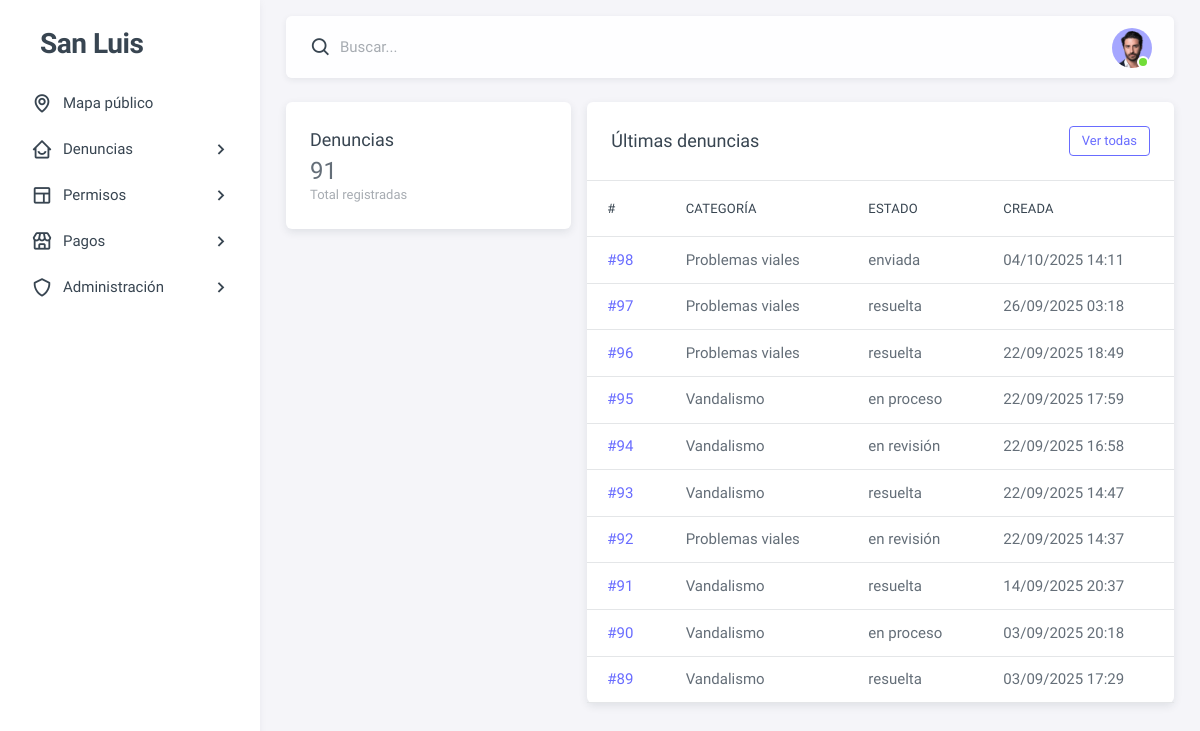
The page /admin-panel/ (signed in) on the database its author committed.
### dashboard/models.py (models this page shows, shortened)
class Denuncia(models.Model):
    ESTADOS = [
        ('enviada', 'Enviada'),
        ('en revisión', 'En revisión'),
        ('en proceso', 'En proceso'),
        ('resuelta', 'Resuelta'),
        ('rechazada', 'Rechazada'),
    ]
    usuario = models.ForeignKey(settings.AUTH_USER_MODEL, on_delete=models.SET_NULL, null=True, blank=True)
    categoria = models.ForeignKey('CategoriaDenuncia', on_delete=models.PROTECT)
    descripcion = models.TextField()
    fecha_hecho = models.DateField()
    es_anonima = models.BooleanField(default=False)
    estado = models.CharField(max_length=20, choices=ESTADOS, default='enviada')
    ubicacion = models.ForeignKey('Ubicacion', on_delete=models.SET_NULL, null=True, blank=True)
    evidencia = models.FileField(upload_to='denuncias/evidencias/', null=True, blank=True)
    rechazo_motivo = models.TextField(blank=True, default="")
    resolucion_nota = models.TextField(blank=True, default="")
    resolucion_evidencia = models.FileField(upload_to='denuncias/resoluciones/', null=True, blank=True)
    resuelto_por = models.ForeignKey(
        settings.AUTH_USER_MODEL, on_delete=models.SET_NULL,
        null=True, blank=True, related_name='denuncias_resueltas'
    )
    creada_en = models.DateTimeField(auto_now_add=True)
    finalizada_en = models.DateTimeField(null=True, blank=True)
    class Meta:
        indexes = [
            models.Index(fields=['estado']),
            models.Index(fields=['creada_en']),
        ]

class CategoriaDenuncia(models.Model):
    nombre = models.CharField(max_length=50, unique=True)

### dashboard/views/admin_panel.py (the view)
# urls.py: path('admin-panel/', admin_panel.index, name='admin_panel'),
@user_passes_test(es_admin, login_url='login')
def index(request):
    ctx = {
        "tot_denuncias": Denuncia.objects.count(),
        "ultimas_denuncias": Denuncia.objects.select_related('categoria').order_by('-creada_en')[:10],
    }
    return render(request, 'admin_panel/index.html', ctx)

### dashboard/views/admin_panel.py (called while the page is built)
def es_admin(user):
    return user.is_authenticated and (user.is_staff or getattr(user, 'tipo_usuario', '') == 'administrador')

### dashboard/templates/admin_panel/index.html (shortened to what this page needs)
{% extends "admin_panel/base_admin.html" %}
{% block content %}
<div class="row g-4">
  <div class="col-12 col-md-4">
    <div class="card">
      <div class="card-body">
        <h5 class="card-title mb-1">Denuncias</h5>
        <div class="display-6">{{ tot_denuncias }}</div>
        <small class="text-muted">Total registradas</small>
      </div>
    </div>
  </div>
  <div class="col-12 col-md-8">
    <div class="card">
      <div class="card-header d-flex justify-content-between align-items-center">
        <h5 class="mb-0">Últimas denuncias</h5>
        <a class="btn btn-sm btn-outline-primary" href="{% url 'admin_denuncias' %}">Ver todas</a>
      </div>
      <div class="table-responsive">
        <table class="table mb-0">
          <thead><tr><th>#</th><th>Categoría</th><th>Estado</th><th>Creada</th></tr></thead>
          <tbody>
            {% for d in ultimas_denuncias %}
              <tr>
                <td><a href="{% url 'admin_denuncia_detalle' d.id %}">#{{ d.id }}</a></td>
                <td>{{ d.categoria.nombre }}</td>
                <td>{{ d.estado }}</td>
                <td>{{ d.creada_en|date:"d/m/Y H:i" }}</td>
              </tr>
            {% empty %}
              <tr><td colspan="4" class="text-center text-muted py-4">Sin registros</td></tr>
            {% endfor %}
          </tbody>
        </table>
      </div>
    </div>
  </div>
</div>
{% endblock %}

### rows shown on the page
Denuncia: id "98", categoria.nombre "Problemas viales", estado "enviada", creada_en "04/10/2025 14:11"
Denuncia: id "97", categoria.nombre "Problemas viales", estado "resuelta", creada_en "26/09/2025 03:18"
Denuncia: id "96", categoria.nombre "Problemas viales", estado "resuelta", creada_en "22/09/2025 18:49"
Denuncia: id "95", categoria.nombre "Vandalismo", estado "en proceso", creada_en "22/09/2025 17:59"
Denuncia: id "94", categoria.nombre "Vandalismo", estado "en revisión", creada_en "22/09/2025 16:58"
Denuncia: id "93", categoria.nombre "Vandalismo", estado "resuelta", creada_en "22/09/2025 14:47"
Denuncia: id "92", categoria.nombre "Problemas viales", estado "en revisión", creada_en "22/09/2025 14:37"
Denuncia: id "91", categoria.nombre "Vandalismo", estado "resuelta", creada_en "14/09/2025 20:37"
Denuncia: id "90", categoria.nombre "Vandalismo", estado "en proceso", creada_en "03/09/2025 20:18"
Denuncia: id "89", categoria.nombre "Vandalismo", estado "resuelta", creada_en "03/09/2025 17:29"

### other values the page prints
{{ tot_denuncias }} "91"
